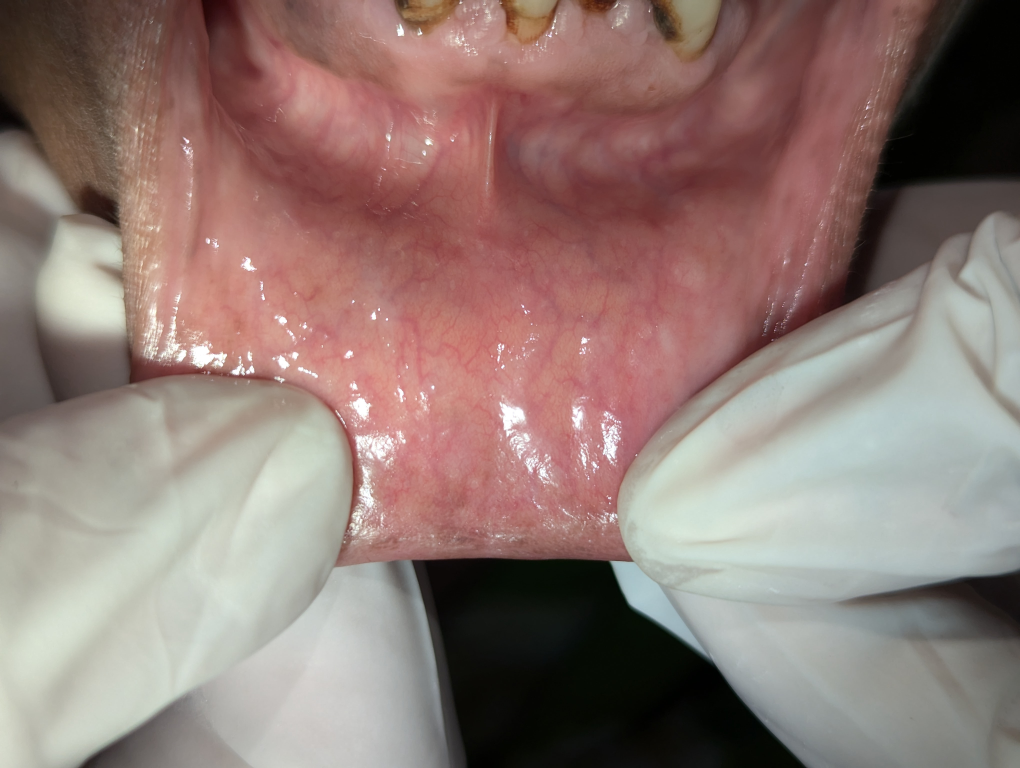
#> input picture data/raw/Normal/PXL_20241023_093448214.jpg, 4080 x 3072 px (shown at 1/4 size); its folder holds 3 pictures in this run
$ python train_model.py
#> lines starting #> are read from the running program, lines starting #| are printed output that depends on the picture
"""
Oral Cancer Detection - Training Script
This script handles data preprocessing and model training in one file.
"""

import os
import sys
import numpy as np
import cv2
from sklearn.model_selection import train_test_split
import logging
import time
import json
import shutil
import matplotlib.pyplot as plt

# Configure logging
logging.basicConfig(level=logging.INFO, format='%(asctime)s - %(name)s - %(levelname)s - %(message)s')
logger = logging.getLogger(__name__)

# Constants
IMAGE_SIZE = (224, 224)  # Standard size for most CNN architectures
RANDOM_STATE = 42  # For reproducibility
BATCH_SIZE = 32
EPOCHS = 30
LEARNING_RATE = 0.001
MODEL_NAME = 'resnet50'  # Options: resnet50, resnet101, efficientnetb0, densenet121, custom_cnn

def process_dataset(raw_data_dir, processed_data_dir, splits_dir):
    """
    Process the entire dataset: preprocess, split, and prepare for training.

    Args:
        raw_data_dir (str): Directory containing raw images
        processed_data_dir (str): Directory to save preprocessed images
        splits_dir (str): Directory to save train/val/test splits

    Returns:
        dict: Paths to the train, validation, and test directories
    """
    logger.info("Starting dataset processing...")

    # Create directories if they don't exist
    os.makedirs(processed_data_dir, exist_ok=True)
    os.makedirs(splits_dir, exist_ok=True)

    # Get class names (subdirectories)
    class_names = [d for d in os.listdir(raw_data_dir)
                  if os.path.isdir(os.path.join(raw_data_dir, d))]

    logger.info(f"Found classes: {class_names}")

    # Process each class
    for class_name in class_names:
        class_dir = os.path.join(raw_data_dir, class_name)
        processed_class_dir = os.path.join(processed_data_dir, class_name)
        os.makedirs(processed_class_dir, exist_ok=True)

        # Get all images for this class
        images = [img for img in os.listdir(class_dir)
                 if img.lower().endswith(('.png', '.jpg', '.jpeg'))]

        logger.info(f"Processing {len(images)} images for class '{class_name}'...")

        # Process each image
        for img_name in images:
            img_path = os.path.join(class_dir, img_name)

            # Read image
            img = cv2.imread(img_path)
            if img is None:
                logger.error(f"Failed to load image: {img_path}")
                continue

            # Convert from BGR to RGB
            img = cv2.cvtColor(img, cv2.COLOR_BGR2RGB)

            # Resize
            img = cv2.resize(img, IMAGE_SIZE)

            # Save preprocessed image
            processed_img_path = os.path.join(processed_class_dir, img_name)
            cv2.imwrite(processed_img_path, cv2.cvtColor(img, cv2.COLOR_RGB2BGR))

    logger.info("Image preprocessing complete.")

    # Create train/val/test splits
    splits = create_data_splits(processed_data_dir, splits_dir)

    logger.info("Dataset processing complete.")
    return splits

def create_data_splits(source_dir, target_dir, test_size=0.2, val_size=0.2):
    """
    Split the dataset into training, validation, and test sets.

    Args:
        source_dir (str): Directory containing class subdirectories with images
        target_dir (str): Directory to save the splits
        test_size (float): Proportion of data to use for testing
        val_size (float): Proportion of training data to use for validation

    Returns:
        dict: Paths to the train, validation, and test directories
    """
    # Create target directories if they don't exist
    train_dir = os.path.join(target_dir, 'train')
    val_dir = os.path.join(target_dir, 'validation')
    test_dir = os.path.join(target_dir, 'test')

    os.makedirs(train_dir, exist_ok=True)
    os.makedirs(val_dir, exist_ok=True)
    os.makedirs(test_dir, exist_ok=True)

    # Get class names (subdirectories)
    class_names = [d for d in os.listdir(source_dir)
                  if os.path.isdir(os.path.join(source_dir, d))]

    for class_name in class_names:
        # Create class subdirectories in each split
        os.makedirs(os.path.join(train_dir, class_name), exist_ok=True)
        os.makedirs(os.path.join(val_dir, class_name), exist_ok=True)
        os.makedirs(os.path.join(test_dir, class_name), exist_ok=True)

        # Get all images for this class
        class_dir = os.path.join(source_dir, class_name)
        images = [img for img in os.listdir(class_dir)
                 if img.lower().endswith(('.png', '.jpg', '.jpeg'))]

        # First split: training + validation vs test
        train_val_files, test_files = train_test_split(
            images, test_size=test_size, random_state=RANDOM_STATE
        )

        # Second split: training vs validation
        train_files, val_files = train_test_split(
            train_val_files, test_size=val_size, random_state=RANDOM_STATE
        )

        # Copy files to their respective directories
        for file in train_files:
            shutil.copy(
                os.path.join(class_dir, file),
                os.path.join(train_dir, class_name, file)
            )

        for file in val_files:
            shutil.copy(
                os.path.join(class_dir, file),
                os.path.join(val_dir, class_name, file)
            )

        for file in test_files:
            shutil.copy(
                os.path.join(class_dir, file),
                os.path.join(test_dir, class_name, file)
            )

    logger.info(f"Data split complete. Training: {len(train_files)}, Validation: {len(val_files)}, Test: {len(test_files)}")

    return {
        'train': train_dir,
        'validation': val_dir,
        'test': test_dir
    }

def train_model():
    """
    Placeholder for model training function.
    In a real implementation, this would load the data and train the model.
    """
    logger.info("Model training would happen here.")
    logger.info("To train the model, you need to have TensorFlow installed.")
    logger.info(f"Selected model architecture: {MODEL_NAME}")
    logger.info(f"Training parameters: Epochs={EPOCHS}, Batch Size={BATCH_SIZE}, Learning Rate={LEARNING_RATE}")

    # Instructions for manual training
    logger.info("\nTo train the model manually:")
    logger.info("1. Install the required dependencies:")
    logger.info("   pip install tensorflow numpy opencv-python scikit-learn matplotlib pillow")
    logger.info("2. Run the training script:")
    logger.info("   python model/training/trainer.py")

    # Create a sample training history plot for demonstration
    create_sample_training_plot()

def create_sample_training_plot():
    """
    Create a sample training history plot for demonstration purposes.
    """
    # Create sample data
    epochs = range(1, EPOCHS + 1)
    acc = np.linspace(0.7, 0.95, EPOCHS) + np.random.normal(0, 0.02, EPOCHS)
    val_acc = np.linspace(0.65, 0.90, EPOCHS) + np.random.normal(0, 0.03, EPOCHS)
    loss = np.linspace(0.6, 0.1, EPOCHS) + np.random.normal(0, 0.05, EPOCHS)
    val_loss = np.linspace(0.7, 0.15, EPOCHS) + np.random.normal(0, 0.06, EPOCHS)

    # Create figure with subplots
    fig, (ax1, ax2) = plt.subplots(1, 2, figsize=(15, 5))

    # Plot accuracy
    ax1.plot(epochs, acc, 'b', label='Training accuracy')
    ax1.plot(epochs, val_acc, 'r', label='Validation accuracy')
    ax1.set_title('Training and Validation Accuracy')
    ax1.set_xlabel('Epochs')
    ax1.set_ylabel('Accuracy')
    ax1.legend()

    # Plot loss
    ax2.plot(epochs, loss, 'b', label='Training loss')
    ax2.plot(epochs, val_loss, 'r', label='Validation loss')
    ax2.set_title('Training and Validation Loss')
    ax2.set_xlabel('Epochs')
    ax2.set_ylabel('Loss')
    ax2.legend()

    plt.tight_layout()

    # Save plot
    os.makedirs('model/training/plots', exist_ok=True)
    plt.savefig('model/training/plots/sample_training_history.png')
    logger.info("Sample training plot saved to 'model/training/plots/sample_training_history.png'")

def main():
    """
    Main function to run the data processing and model training.
    """
    # Define paths
    raw_data_dir = 'data/raw'
    processed_data_dir = 'data/processed'
    splits_dir = 'data/splits'

    # Process dataset
    logger.info("Starting data processing...")
    splits = process_dataset(raw_data_dir, processed_data_dir, splits_dir)
#> in process_dataset, img is the input picture: shape (3072, 4080, 3); mean B, G, R 117.1, 122.9, 144.9
#> in process_dataset, `img = cv2.resize(img, IMAGE_SIZE)`:
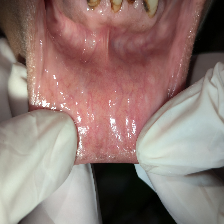
#> img: shape (224, 224, 3); mean R, G, B 144.8, 122.9, 117.1
    logger.info(f"Data processing complete. Splits created at: {splits_dir}")

    # Count images in each split
    for split_name, split_dir in splits.items():
        total_images = 0
        class_counts = {}

        for class_name in os.listdir(split_dir):
            class_dir = os.path.join(split_dir, class_name)
            if os.path.isdir(class_dir):
                count = len([f for f in os.listdir(class_dir) if f.lower().endswith(('.png', '.jpg', '.jpeg'))])
                class_counts[class_name] = count
                total_images += count

        logger.info(f"{split_name.capitalize()} split: {total_images} images")
        for class_name, count in class_counts.items():
            logger.info(f"  - {class_name}: {count} images")

    # Train model
    logger.info("\nStarting model training...")
    train_model()
#> in create_sample_training_plot, `plt.savefig('model/training/plots/sample_training_history.png')`:
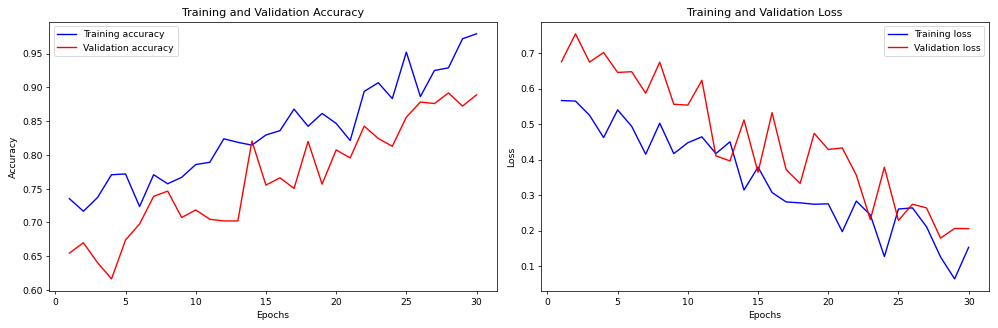
#> figure drawn by matplotlib, 2 panels; panel 1: curve peaks at x = 30, y = 0.979; panel 1: curve peaks at x = 28, y = 0.892; panel 2: curve peaks at x = 1, y = 0.566; panel 2: curve peaks at x = 2, y = 0.754

    logger.info("\nData processing and model preparation complete!")
    logger.info("You can now use the processed data to train your models.")

if __name__ == "__main__":
    main()
